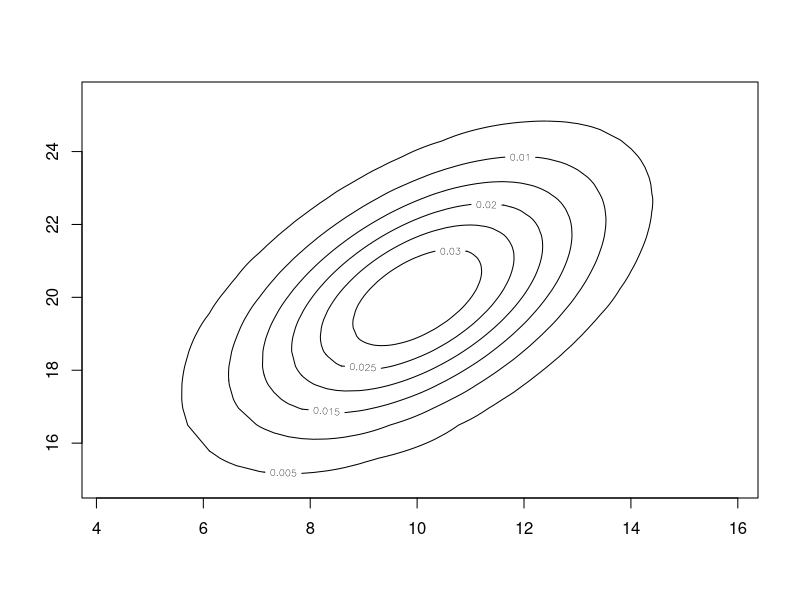
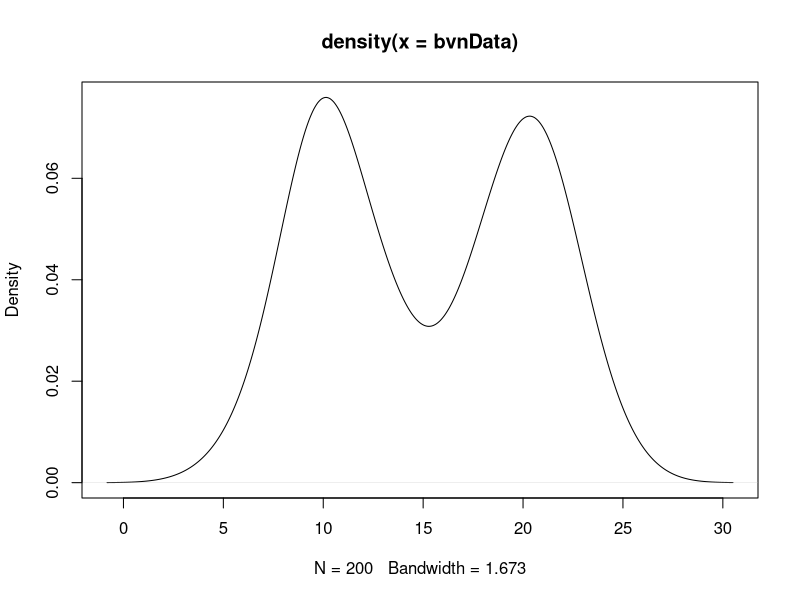

Here is the R script that generated these plots, in order:
## ---- chunk 1
library(MASS)

# Simulate 100 observations from a bivariate normal distribution
set.seed(123) # Set a seed for reproducibility
bvnData <- mvrnorm(
  n = 100, 
  mu = c(10, 20), 
  Sigma = matrix(c(5, 3, 3, 6), 
                 ncol = 2)
  )
## ---- chunk 2
library(mnormt)

x <- bvnData[,1] |> sort()
y <- bvnData[,2] |> sort()
mu <- c(10, 20)
sigma <- matrix(c(5, 3, 3, 6), 
                 ncol = 2)
f <- function(x, y) dmnorm(cbind(x, y), mu, sigma)
z <- outer(x,y,f)
contour(x,y,z)

# Create a density plot of the simulated data
plot(density(bvnData))
